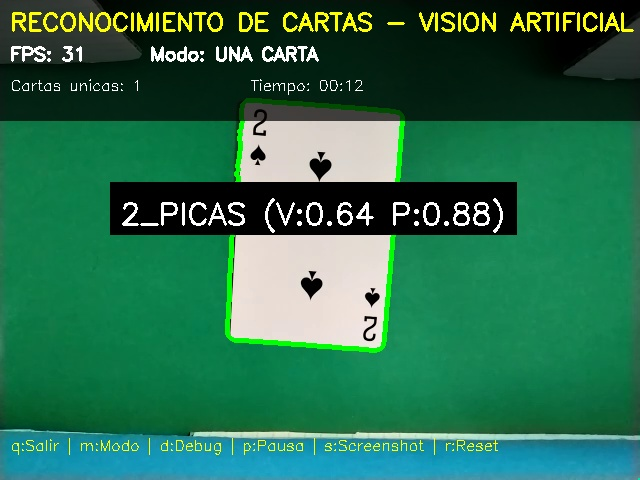
#> input picture retos_examenes/examen_parcial/Documentacion/img/primera-carta-identificada.jpg, 640 x 480 px, given in place of h264.sdp, which was not available
$ python 1_calibrar_hsv.py
#> lines starting #> are read from the running program, lines starting #| are printed output that depends on the picture; after the words box and inside, x2 and y2 are one past the last pixel; in counts of white or black regions, pixels touching at a corner belong together; pictures that were not available may be replaced by others from this repository, and a replacement may not be noted
### retos_examenes/examen_parcial/config/settings.py
"""
Configuración global del proyecto de reconocimiento de cartas.
Centraliza todas las constantes para facilitar ajustes.

TÉCNICAS UTILIZADAS:
    ✅ Visión artificial clásica
    ✅ Template matching (correlación normalizada)
    ✅ Segmentación por color HSV
    ✅ Operaciones morfológicas
    ❌ SIN Machine Learning
    ❌ SIN Redes Neuronales
"""

import numpy as np
import os

RTSP_URL = 'rtsp://172.20.10.8:8080/h264.sdp'


# PARÁMETROS DE VISIÓN ARTIFICIAL


# Dimensiones normalizadas de la carta (en píxeles)
CARD_WIDTH = 200
CARD_HEIGHT = 300

# Región de Interés (ROI) para el valor y palo en la esquina superior izquierda
# Formato: (x_inicio, y_inicio, ancho, alto)
ROI_CORNER_VALUE = (0, 3, 85, 50)  # más ancho para capturar "10" completo
ROI_CORNER_SUIT = (5, 50, 40, 40)  # Sin cambios


# CALIBRACIÓN DE COLORES HSV (RESULTADO DE FASE 2)

# Estos valores deben ser actualizados después de ejecutar 1_calibrar_hsv.py
# IMPORTANTE: Estos valores son para DETECTAR EL TAPETE (fondo verde)

# VALORES ACTUALIZADOS DESDE TU CALIBRACIÓN:
LOWER_COLOR_FONDO = np.array([35, 153, 0])
UPPER_COLOR_FONDO = np.array([105, 255, 255])

# Valores HSV para detectar ROJOS (corazones y diamantes)
LOWER_RED_HSV_1 = np.array([0, 30, 30])    # Rojo en rango bajo
UPPER_RED_HSV_1 = np.array([15, 255, 255])
LOWER_RED_HSV_2 = np.array([150, 30, 30])  # Menos saturación
UPPER_RED_HSV_2 = np.array([179, 255, 255])


# PROCESAMIENTO DE IMAGEN


# Parámetros de GaussianBlur
BLUR_KERNEL_SIZE = (5, 5)
BLUR_SIGMA = 0  # 0 = calculado automáticamente

# Parámetros de umbralización
THRESHOLD_VALUE = 150      # Valor para separar carta del fondo
THRESHOLD_MAX = 255        # Valor máximo en imagen binaria

# Filtros de contornos
MIN_CONTOUR_AREA = 5000    # Área mínima para considerar una carta válida
EPSILON_FACTOR = 0.03      # Factor para aproximación poligonal (3% del perímetro)


# TEMPLATE MATCHING (TÉCNICA PRINCIPAL DE CLASIFICACIÓN)


# Dimensiones de los templates
TEMPLATE_VALUE_SIZE = (30, 50)   # Ancho x Alto para valores (AS, 2-10, J, Q, K)
TEMPLATE_SUIT_SIZE = (40, 40)    # Ancho x Alto para símbolos de palos

# Método de matching de OpenCV
# Opciones: cv2.TM_CCOEFF_NORMED, cv2.TM_CCORR_NORMED, cv2.TM_SQDIFF_NORMED
TEMPLATE_MATCHING_METHOD = 'TM_CCOEFF_NORMED'

# Umbral mínimo para considerar un match válido (0.0 a 1.0)
TEMPLATE_MATCH_THRESHOLD = 0.35


# RUTAS Y DIRECTORIOS


# Directorio base del proyecto
BASE_DIR = os.path.dirname(os.path.dirname(os.path.abspath(__file__)))

# Directorios de datos
DATA_DIR = os.path.join(BASE_DIR, 'data')
REFERENCE_DIR = os.path.join(DATA_DIR, 'imagenes_referencia')
TEMPLATES_DIR = os.path.join(DATA_DIR, 'templates')
TEMPLATES_VALUES_DIR = os.path.join(TEMPLATES_DIR, 'valores')
TEMPLATES_SUITS_DIR = os.path.join(TEMPLATES_DIR, 'palos')

# Crear directorios si no existen
for directory in [DATA_DIR, REFERENCE_DIR, TEMPLATES_DIR,
                TEMPLATES_VALUES_DIR, TEMPLATES_SUITS_DIR]:
    os.makedirs(directory, exist_ok=True)


# DEFINICIÓN DE CARTAS


# Valores de las cartas (en orden)
CARD_VALUES = ['AS', '2', '3', '4', '5', '6', '7', '8', '9', '10', 'J', 'Q', 'K']

# Palos de las cartas
CARD_SUITS = ['PICAS', 'CORAZONES', 'DIAMANTES', 'TREBOLES']

# Diccionario de colores por palo (para validación)
SUIT_COLORS = {
    'PICAS': 'negro',
    'CORAZONES': 'rojo',
    'DIAMANTES': 'rojo',
    'TREBOLES': 'negro'
}

# Todas las cartas posibles (52)
ALL_CARDS = [f"{value}_{suit}" for value in CARD_VALUES for suit in CARD_SUITS]


# PARÁMETROS DE VISUALIZACIÓN


# Colores para dibujar (formato BGR)
COLOR_GREEN = (0, 255, 0)      # Verde para contornos válidos
COLOR_RED = (0, 0, 255)        # Rojo para contornos inválidos
COLOR_BLUE = (255, 0, 0)       # Azul para ROIs
COLOR_YELLOW = (0, 255, 255)   # Amarillo para texto
COLOR_WHITE = (255, 255, 255)  # Blanco para texto principal

# Parámetros de texto
FONT = 'FONT_HERSHEY_SIMPLEX'
FONT_SCALE = 0.7
FONT_THICKNESS = 2

# Tamaño de ventanas de visualización
DISPLAY_WIDTH = 800
DISPLAY_HEIGHT = 600


# CONFIGURACIÓN DE CAPTURA


# Tiempo mínimo entre capturas (segundos)
CAPTURE_COOLDOWN = 0.5

# Número mínimo de capturas por carta recomendado
MIN_CAPTURES_PER_CARD = 4


# CONFIGURACIÓN DE LOGGING


# Nivel de logging: 'DEBUG', 'INFO', 'WARNING', 'ERROR'
LOG_LEVEL = 'INFO'

# Archivo de log
LOG_FILE = os.path.join(BASE_DIR, 'card_recognition.log')


# FUNCIONES AUXILIARES


def get_rtsp_url():
    """Retorna la URL RTSP configurada."""
    return RTSP_URL

# [45 lines left out: functions get_card_label, is_valid_card_label, print_config_summary, not called in this run]

# [2 lines that do not run on import are left out]

### retos_examenes/examen_parcial/scripts/1_calibrar_hsv.py
"""
Script para calibrar los valores HSV del tapete verde/azul.

OBJETIVO:
    Encontrar los valores óptimos de HSV que detecten SOLO el fondo (tapete)
    dejando las cartas en negro.

RESULTADO ESPERADO:
    - Máscara: Tapete = BLANCO, Carta = NEGRO
    - Esto permite segmentar las cartas correctamente

USO:
    python3 scripts/1_calibrar_hsv.py

    - Ajusta los trackbars hasta lograr buena segmentación
    - Presiona 'q' para salir
    - Copia los valores mostrados a config/settings.py
"""

import sys
import os

# Agregar el directorio raíz al path para importar módulos
sys.path.append(os.path.dirname(os.path.dirname(os.path.abspath(__file__))))

import cv2
import numpy as np
from config.settings import get_rtsp_url

def nothing(x):
    """Función dummy para los trackbars."""
    pass

def calibrar_hsv():
    """
    Función principal de calibración HSV.

    Abre una ventana con trackbars para ajustar los valores HSV en tiempo real.
    Muestra 3 vistas:
        1. Original: Stream de la cámara
        2. Máscara: Resultado de la segmentación HSV
        3. Resultado: Frame original con máscara aplicada
    """

    # Conectar al stream RTSP
    rtsp_url = get_rtsp_url()
    cap = cv2.VideoCapture(rtsp_url, cv2.CAP_FFMPEG)

    if not cap.isOpened():
        print(f"❌ ERROR: No se pudo conectar al stream RTSP")
        print(f"   URL: {rtsp_url}")
        print(f"   Verifica que la app IP Webcam esté activa")
        return

    print("✅ Conexión RTSP exitosa")
    print("\n" + "="*60)
    print("INSTRUCCIONES DE CALIBRACIÓN")
    print("="*60)
    print("1. Coloca UNA carta sobre el tapete verde")
    print("2. Ajusta los trackbars hasta que:")
    print("   - La MÁSCARA muestre el tapete en BLANCO")
    print("   - La carta quede en NEGRO (completamente)")
    print("3. Presiona 'q' cuando estés satisfecho")
    print("4. Copia los valores mostrados a config/settings.py")
    print("="*60 + "\n")

    # Crear ventana con trackbars
    cv2.namedWindow('Calibracion HSV')

    # Valores iniciales
    cv2.createTrackbar('H_min', 'Calibracion HSV', 35, 179, nothing)
    cv2.createTrackbar('H_max', 'Calibracion HSV', 105, 179, nothing)
    cv2.createTrackbar('S_min', 'Calibracion HSV', 153, 255, nothing)
    cv2.createTrackbar('S_max', 'Calibracion HSV', 255, 255, nothing)
    cv2.createTrackbar('V_min', 'Calibracion HSV', 0, 255, nothing)
    cv2.createTrackbar('V_max', 'Calibracion HSV', 255, 255, nothing)

    # Variables para estadísticas
    frame_count = 0

    while True:
        ret, frame = cap.read()
#> frame is the input picture: shape (480, 640, 3); mean B, G, R 78.3, 109.7, 41.2

        if not ret:
            print("⚠️  No se pudo recibir frame. Reintentando...")
            continue

        frame_count += 1

        # Convertir a HSV
        hsv = cv2.cvtColor(frame, cv2.COLOR_BGR2HSV)
#> hsv: shape (480, 640, 3); mean H, S, V 65.4, 184.6, 112.5

        # Leer valores de los trackbars
        h_min = cv2.getTrackbarPos('H_min', 'Calibracion HSV')
        h_max = cv2.getTrackbarPos('H_max', 'Calibracion HSV')
        s_min = cv2.getTrackbarPos('S_min', 'Calibracion HSV')
        s_max = cv2.getTrackbarPos('S_max', 'Calibracion HSV')
        v_min = cv2.getTrackbarPos('V_min', 'Calibracion HSV')
        v_max = cv2.getTrackbarPos('V_max', 'Calibracion HSV')

        # Crear rangos
        lower_hsv = np.array([h_min, s_min, v_min])
        upper_hsv = np.array([h_max, s_max, v_max])

        # Crear máscara
        mask = cv2.inRange(hsv, lower_hsv, upper_hsv)
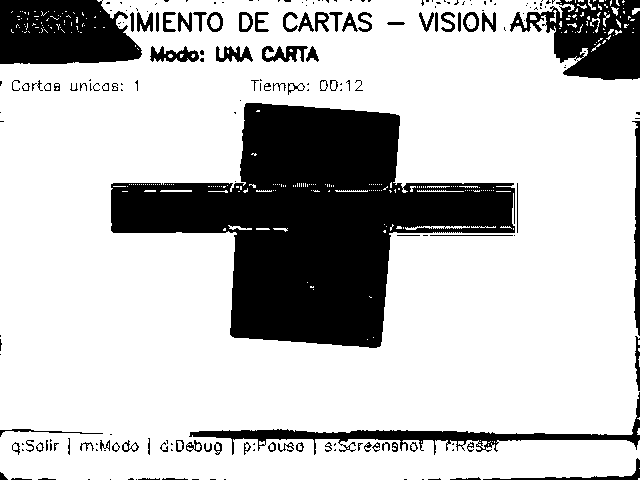
#> mask: shape (480, 640); 76.1% white; 206 black regions (123 under 20 px), largest, box (x1, y1, x2, y2) and area: (111, 103, 515, 348) 47506, (0, 0, 142, 64) 7623, (510, 0, 640, 80) 6103

        # Aplicar máscara al frame original
        result = cv2.bitwise_and(frame, frame, mask=mask)
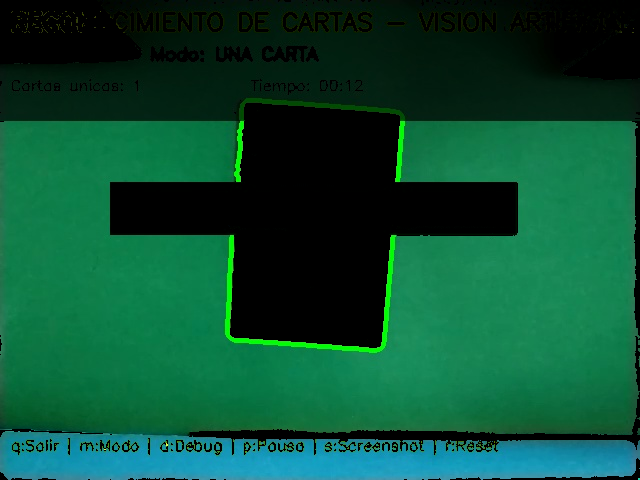
#> result: shape (480, 640, 3); mean B, G, R 51.5, 78.2, 10.8

        # Añadir información en pantalla
        info_text = f"Frame: {frame_count} | Presiona 'q' para salir"
        cv2.putText(frame, info_text, (10, 30),
                   cv2.FONT_HERSHEY_SIMPLEX, 0.6, (0, 255, 255), 2)
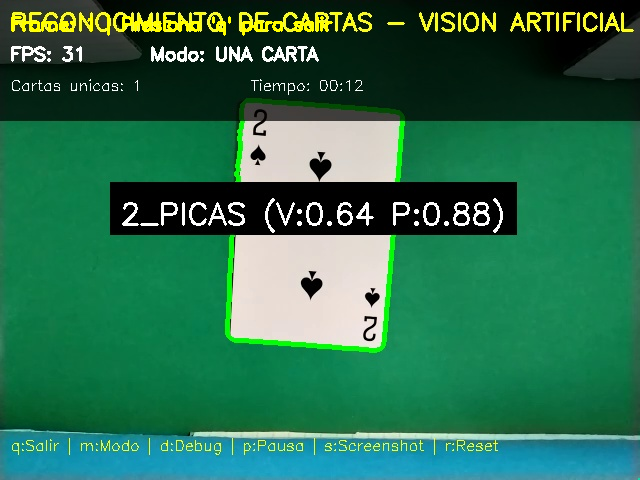
#> frame: shape (480, 640, 3); 0.61% of pixels changed, all inside (x1, y1, x2, y2) = (11, 14, 333, 36)

        # Añadir guía visual en la máscara
        mask_color = cv2.cvtColor(mask, cv2.COLOR_GRAY2BGR)
        cv2.putText(mask_color, "OBJETIVO: Tapete BLANCO, Carta NEGRA",
                   (10, 30), cv2.FONT_HERSHEY_SIMPLEX, 0.6, (0, 255, 0), 2)

        # Calcular porcentaje de píxeles blancos (para verificar)
        white_pixels = np.sum(mask == 255)
#> white_pixels = 233882
        total_pixels = mask.shape[0] * mask.shape[1]
#> total_pixels = 307200
        white_percentage = (white_pixels / total_pixels) * 100
#> white_percentage = 76.13

        stats_text = f"Fondo detectado: {white_percentage:.1f}%"
#> stats_text = 'Fondo detectado: 76.1%'
        cv2.putText(mask_color, stats_text, (10, 60),
                   cv2.FONT_HERSHEY_SIMPLEX, 0.6, (255, 255, 255), 2)
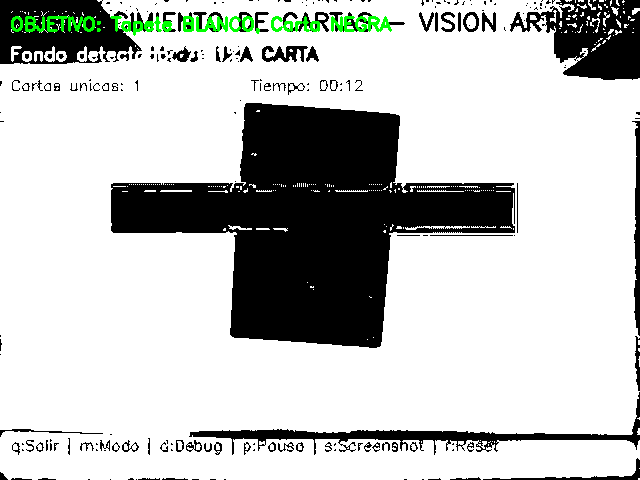
#> mask_color: shape (480, 640, 3); mean B, G, R 194, 196.3, 194

        # Mostrar las 3 vistas
        cv2.imshow('1. Original', frame)
        cv2.imshow('2. Mascara (OBJETIVO: Fondo BLANCO)', mask_color)
        cv2.imshow('3. Resultado', result)

        # Detectar tecla presionada
        key = cv2.waitKey(1) & 0xFF
#> (key q is pressed here)

        if key == ord('q'):
            # Mostrar valores finales
            print("\n" + "="*60)
            print("VALORES CALIBRADOS (Copiar a config/settings.py)")
            print("="*60)
            print(f"LOWER_COLOR_FONDO = np.array([{h_min}, {s_min}, {v_min}])")
            print(f"UPPER_COLOR_FONDO = np.array([{h_max}, {s_max}, {v_max}])")
            print("="*60)
            print("\n✅ Calibración completada")
            print(f"📊 Porcentaje de fondo detectado: {white_percentage:.1f}%")
#| 📊 Porcentaje de fondo detectado: 76.1%

            # Evaluación de calidad
            if 60 < white_percentage < 85:
                print("✅ Porcentaje óptimo para detección de cartas")
            elif white_percentage < 60:
                print("⚠️  Porcentaje bajo - puede que no detecte todo el tapete")
            else:
                print("⚠️  Porcentaje alto - puede detectar partes de las cartas")

            break

        elif key == ord('s'):
            # Guardar frame actual para debugging
            cv2.imwrite('debug_calibracion_original.jpg', frame)
            cv2.imwrite('debug_calibracion_mascara.jpg', mask)
            print("💾 Frames guardados para debugging")

    # Limpieza
    cap.release()
    cv2.destroyAllWindows()

if __name__ == "__main__":
    try:
        calibrar_hsv()
    except KeyboardInterrupt:
        print("\n⚠️  Calibración interrumpida por el usuario")
    except Exception as e:
        print(f"\n❌ ERROR: {e}")
        import traceback
        traceback.print_exc()

$ run again, on retos_examenes/examen_parcial/Documentacion/img/testeando_templates_y_fallando.png
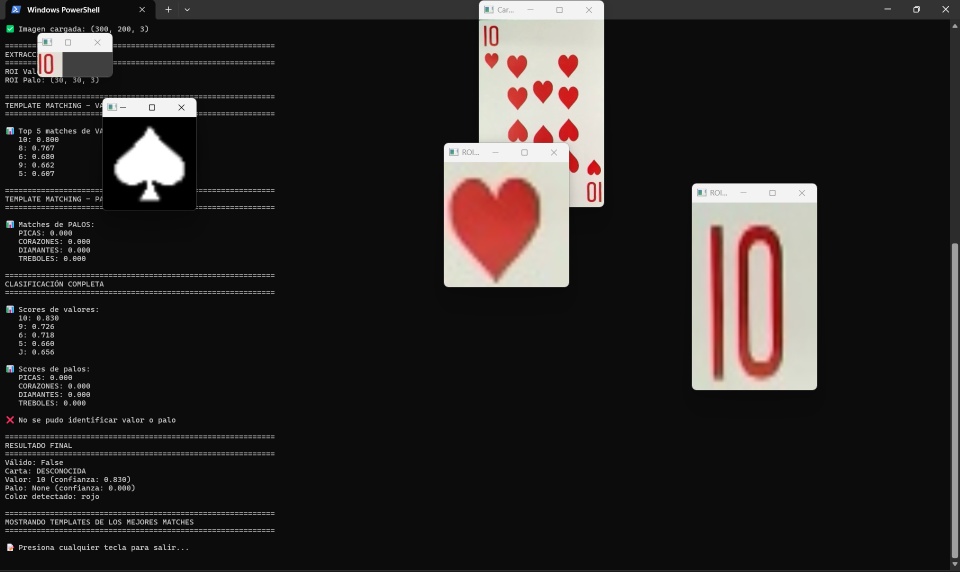
#> input picture retos_examenes/examen_parcial/Documentacion/img/testeando_templates_y_fallando.png, 1919 x 1143 px, given in place of h264.sdp, which was not available (shown at 1/2 size)
#> in calibrar_hsv, frame is the input picture: shape (1143, 1919, 3); mean B, G, R 37.8, 38.9, 42.7
#> hsv: shape (1143, 1919, 3); mean H, S, V 3.2, 7, 42.9
#> mask: shape (1143, 1919); 0.02% white; 9 white regions, largest, box (x1, y1, x2, y2) and area: (13, 50, 28, 65) 201, (24, 257, 27, 269) 36, (24, 444, 27, 456) 36
#> in calibrar_hsv, `cv2.putText(frame, info_text, (10, 30), cv2.FONT_HERSHEY_SIMPLEX, 0.6,..`:
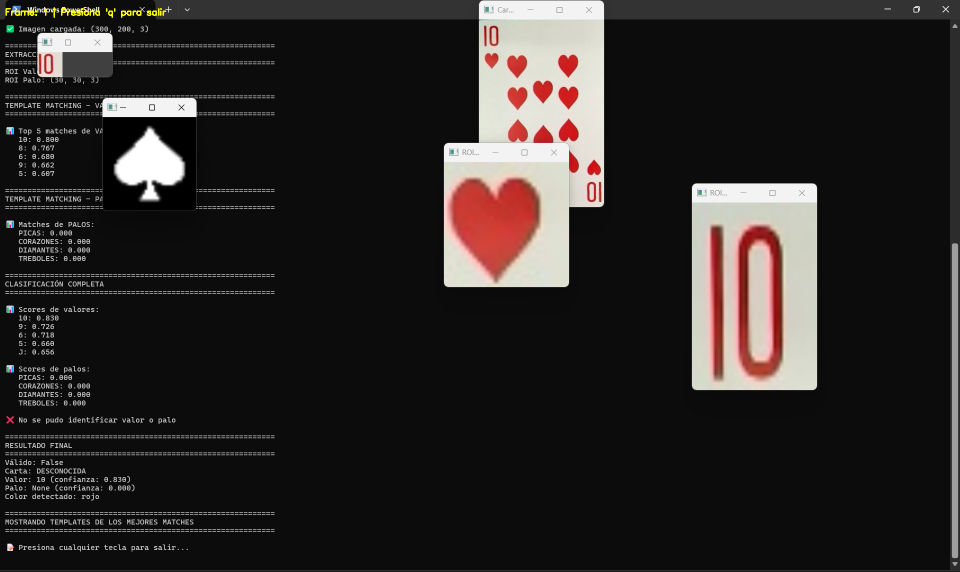
#> frame: shape (1143, 1919, 3) (shown at 1/2 size); 0.09% of pixels changed, all inside (x1, y1, x2, y2) = (11, 14, 333, 36)
#> white_pixels = 477
#> white_percentage = 0.0217
#> stats_text = 'Fondo detectado: 0.0%'
#> in calibrar_hsv, `cv2.putText(mask_color, stats_text, (10, 60), cv2.FONT_HERSHEY_SIMPLEX..`:
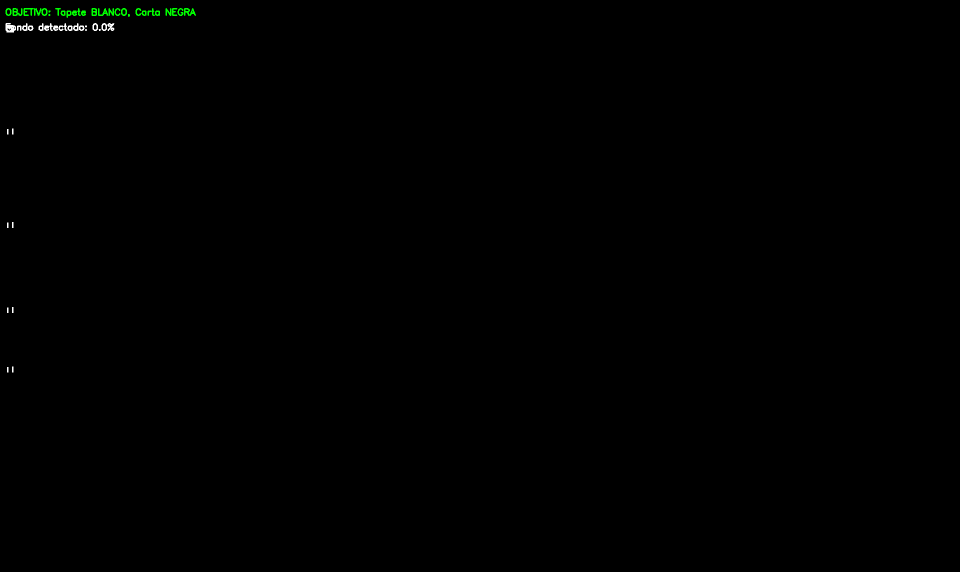
#> mask_color: shape (1143, 1919, 3) (shown at 1/2 size); mean B, G, R 0.2, 0.5, 0.2
#| 📊 Porcentaje de fondo detectado: 0.0%
